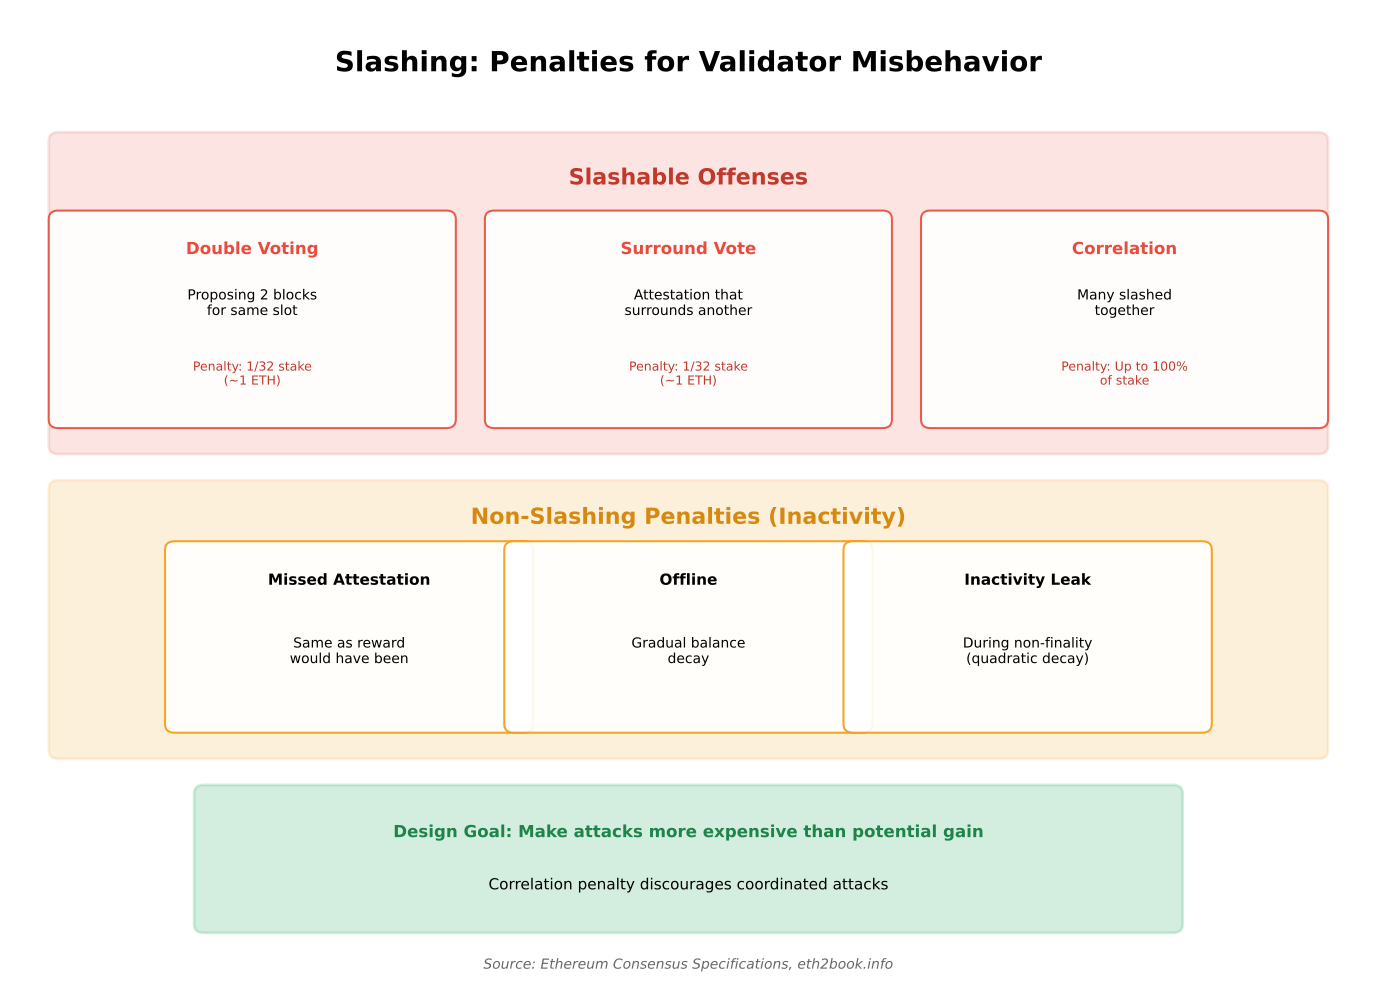

Recreate this plot in Python.
"""
Slashing Conditions
Shows the penalties for validator misbehavior

Output: slashing_conditions.pdf
Module: module_02_blockchain
Lesson: 17 - Proof of Stake
"""

from pathlib import Path
import matplotlib.pyplot as plt
import matplotlib.patches as mpatches

CHART_METADATA = {
    'title': 'Slashing Conditions',
    'module': 'module_02_blockchain',
    'lesson': 17,
    'url': 'https://github.com/Digital-AI-Finance/digital-finance/tree/main/module_02_blockchain/figures/slashing_conditions'
}

plt.rcParams.update({
    'font.size': 14,
    'axes.labelsize': 14,
})

def create_chart():
    """Create slashing conditions diagram"""
    fig, ax = plt.subplots(figsize=(14, 10))
    ax.set_xlim(0, 14)
    ax.set_ylim(0, 11)
    ax.axis('off')

    # Title
    ax.text(7, 10.3, 'Slashing: Penalties for Validator Misbehavior', fontsize=20, fontweight='bold', ha='center')

    # Slashable offenses
    offenses_box = mpatches.FancyBboxPatch((0.5, 6), 13, 3.5,
                                            boxstyle='round,pad=0.1',
                                            facecolor='#E74C3C', alpha=0.15,
                                            edgecolor='#E74C3C', lw=2)
    ax.add_patch(offenses_box)
    ax.text(7, 9, 'Slashable Offenses', ha='center', fontsize=16, fontweight='bold', color='#C0392B')

    offenses = [
        ('Double Voting', 'Proposing 2 blocks\nfor same slot', '1/32 stake\n(~1 ETH)', 2.5),
        ('Surround Vote', 'Attestation that\nsurrounds another', '1/32 stake\n(~1 ETH)', 7),
        ('Correlation', 'Many slashed\ntogether', 'Up to 100%\nof stake', 11.5),
    ]

    for name, desc, penalty, x in offenses:
        off_box = mpatches.FancyBboxPatch((x-2, 6.3), 4, 2.3,
                                           boxstyle='round,pad=0.1',
                                           facecolor='white', alpha=0.9,
                                           edgecolor='#E74C3C', lw=1.5)
        ax.add_patch(off_box)
        ax.text(x, 8.2, name, ha='center', fontsize=12, fontweight='bold', color='#E74C3C')
        ax.text(x, 7.5, desc, ha='center', fontsize=10)
        ax.text(x, 6.7, f'Penalty: {penalty}', ha='center', fontsize=9, color='#C0392B')

    # Non-slashable penalties
    minor_box = mpatches.FancyBboxPatch((0.5, 2.5), 13, 3,
                                         boxstyle='round,pad=0.1',
                                         facecolor='#F39C12', alpha=0.15,
                                         edgecolor='#F39C12', lw=2)
    ax.add_patch(minor_box)
    ax.text(7, 5.1, 'Non-Slashing Penalties (Inactivity)', ha='center', fontsize=16, fontweight='bold', color='#D68910')

    minor_penalties = [
        ('Missed Attestation', 'Same as reward\nwould have been', 3.5),
        ('Offline', 'Gradual balance\ndecay', 7),
        ('Inactivity Leak', 'During non-finality\n(quadratic decay)', 10.5),
    ]

    for name, desc, x in minor_penalties:
        pen_box = mpatches.FancyBboxPatch((x-1.8, 2.8), 3.6, 2,
                                           boxstyle='round,pad=0.1',
                                           facecolor='white', alpha=0.9,
                                           edgecolor='#F39C12', lw=1.5)
        ax.add_patch(pen_box)
        ax.text(x, 4.4, name, ha='center', fontsize=11, fontweight='bold')
        ax.text(x, 3.5, desc, ha='center', fontsize=10)

    # Key insight
    insight_box = mpatches.FancyBboxPatch((2, 0.5), 10, 1.5,
                                           boxstyle='round,pad=0.1',
                                           facecolor='#27AE60', alpha=0.2,
                                           edgecolor='#27AE60', lw=2)
    ax.add_patch(insight_box)
    ax.text(7, 1.5, 'Design Goal: Make attacks more expensive than potential gain', ha='center', fontsize=12, fontweight='bold', color='#1E8449')
    ax.text(7, 0.9, 'Correlation penalty discourages coordinated attacks', ha='center', fontsize=11)

    # Source
    fig.text(0.5, 0.02, 'Source: Ethereum Consensus Specifications, eth2book.info',
            fontsize=10, ha='center', style='italic', color='#666666')

    plt.tight_layout()

    output_path = Path(__file__).parent / 'slashing_conditions.pdf'
    plt.savefig(output_path, format='pdf', dpi=300, bbox_inches='tight')
    plt.close()
    print(f"Chart saved to: {output_path}")
    return output_path

if __name__ == '__main__':
    create_chart()
